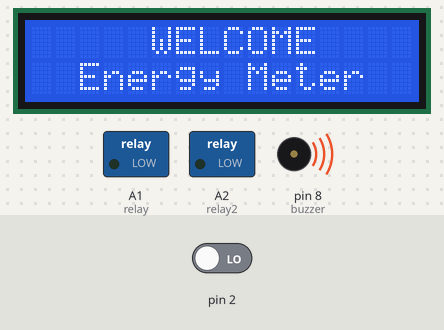
This sketch was run on a simulated Arduino Uno, built with avr-gcc and run on an emulated ATmega328P. Parts: 16×2 character LCD, switched loads named in the sketch (green lamp = pin HIGH), buzzer (waves = sounding, pin HIGH). Inputs (shaded band) come from the test bench; at power-on: pin 2 LOW. EEPROM starts erased; what the sketch prints to the serial monitor is not drawn.

Above: at 0.1 s.
At 20.8 s:
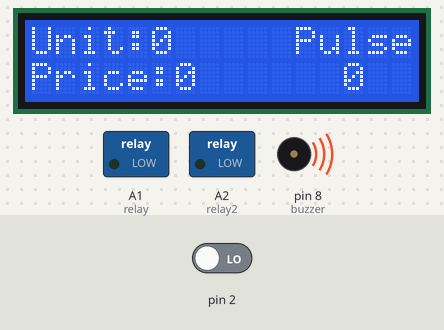
At 26.8 s:
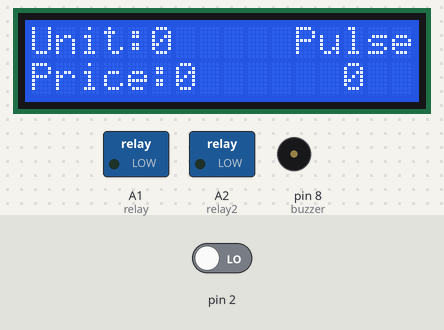
Timing chart, 0 to 28.3 s (numbered marks = the images above):
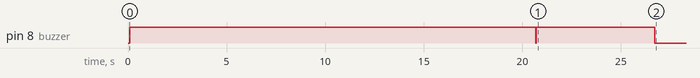

The sketch:

Smart_prepaid_energy_meter.ino
```cpp
#include <EEPROM.h>
#include <LiquidCrystal.h>

LiquidCrystal lcd(2, 3, 4, 5, 6, 7);

#define buzzer 8
#define relay  A1
#define relay2  A2
#define pulse_in A0

char inchar;
String inputBuffer = "";

int unt_a = 0, unt_b = 0, unt_c = 0, unt_d = 0;
long total_unt = 7;

int price = 0;
long price1 = 0;

int Set = 10;

int pulse = 0;

String phone_no1 = "+918506906704";
String phone_no2 = "+917053540909";

int flag1 = 0, flag2 = 0, flag3 = 0;

void setup()
{
  Serial.begin(9600);
  total_unt = 0;
  price1 = 0;

  // Reset EEPROM values to zero
  EEPROM.write(1, 0);
  EEPROM.write(2, 0);
  EEPROM.write(3, 0);
  EEPROM.write(4, 0);
  EEPROM.write(10, 0);

  pinMode(relay, OUTPUT);
  pinMode(relay2, OUTPUT);
  pinMode(buzzer, OUTPUT);
  pinMode(pulse_in, INPUT);
  attachInterrupt(0, ai0, RISING);

  lcd.begin(16, 2); // Initialize the LCD with 16 columns and 2 rows
  lcd.clear();
  lcd.setCursor(5, 0);
  lcd.print("WELCOME");
  lcd.setCursor(2, 1);
  lcd.print("Energy Meter");
  digitalWrite(buzzer, HIGH);

  Serial.println("Initializing....");
  initModule("AT", "OK", 1000);
  initModule("ATE1", "OK", 1000);
  initModule("AT+CPIN?", "READY", 2000);
  initModule("AT+CMGF=1", "OK", 2000);
  initModule("AT+CNMI=2,2,0,0,0", "OK", 2000);
  Serial.println("Initialized Successfully");
  delay(100);
  sendSMS(phone_no1, "Welcome To Energy Meter");
  sendSMS(phone_no2, "Welcome To Energy Meter");
  digitalWrite(buzzer, LOW);
  lcd.clear();

  if (EEPROM.read(50) == 0) {}
  else {
    Write();
  }

  EEPROM.write(50, 0);

  pulse = EEPROM.read(10);

  Read();
  if (total_unt > 0)
  {
    digitalWrite(relay, HIGH);
    digitalWrite(relay2, HIGH);
  }
}

void loop()
{
  if (Serial.available() > 0)
  {

    char receivedChar = Serial.read();

    if (receivedChar == '\r')
    {
      // 'Enter' key detected, process the received string
      processInput(inputBuffer);
      // Clear the input buffer for the next command
      inputBuffer = "";
    }
    else
    {
      // Accumulate characters into the input buffer
      inputBuffer += receivedChar;
    }
   delay(10);
  }

  lcd.setCursor(0, 0);
  lcd.print("Unit:");
  lcd.print(total_unt);
  lcd.print("   ");

  lcd.setCursor(0, 1);
  lcd.print("Price:");
  lcd.print(price1);
  lcd.print("   ");

  lcd.setCursor(11, 0);
  lcd.print("Pulse");

  lcd.setCursor(13, 1);
  lcd.print(pulse);
  lcd.print("   ");

  if (total_unt == 5)
  {
    if (flag1 == 0)
    {
      flag1 = 1;
      digitalWrite(buzzer, HIGH);
      sendSMS(phone_no1, "Your Balance is Low Please Recharge");
      digitalWrite(buzzer, LOW);
    }
  }

  if (total_unt == 0)
  {
    digitalWrite(relay, LOW);
    digitalWrite(relay2, LOW);
    if (flag2 == 0)
    {
      flag2 = 1;
      digitalWrite(buzzer, HIGH);
      sendSMS(phone_no1, "Your Balance is Finish Please Recharge");
      digitalWrite(buzzer, LOW);
    }
  }
}

void load_on()
{
  Write();
  Read();
  digitalWrite(relay, HIGH);
  digitalWrite(relay2, HIGH);
  flag1 = 0, flag2 = 0;
}

void sendSMS(String number, String msg)
{
  Serial.print("AT+CMGS=\"");
  Serial.print(number);
  Serial.println("\"\r\n");
  delay(500);
  Serial.println(msg);
  delay(500);
  Serial.write(byte(26));
  delay(5000);
}

void Data()
{
  Serial.print("AT+CMGS=\"");
  Serial.print(phone_no1);
  Serial.println("\"\r\n");
  delay(1000);
  Serial.print("Unit:");
  Serial.println(total_unt);
  Serial.print("Price:");
  Serial.println(price1);
  delay(500);
  Serial.write(byte(26));
  delay(5000);
}

void Read()
{
  unt_a = EEPROM.read(1);
  unt_b = EEPROM.read(2);
  unt_c = EEPROM.read(3);
  unt_d = EEPROM.read(4);
  total_unt = unt_d * 1000 + unt_c * 100 + unt_b * 10 + unt_a;
  price1 = total_unt * Set;
}

void Write()
{
  unt_d = total_unt / 1000;
  total_unt = total_unt - (unt_d * 1000);
  unt_c = total_unt / 100;
  total_unt = total_unt - (unt_c * 100);
  unt_b = total_unt / 10;
  unt_a = total_unt - (unt_b * 10);

  EEPROM.write(1, unt_a);
  EEPROM.write(2, unt_b);
  EEPROM.write(3, unt_c);
  EEPROM.write(4, unt_d);
}

void initModule(String cmd, char *res, int t)
{
  Serial.print("Sending: ");
  Serial.println(cmd);

  Serial.println(cmd);
  delay(100);

  delay(t);
}

void ai0()
{
  if (digitalRead(pulse_in) == 1)
  {
    pulse = pulse + 1;
    if (pulse > 50)
    {
      pulse = 0;
      if (total_unt > 0)
      {
        total_unt = total_unt - 1;
      }
      Write();
      Read();
    }
    EEPROM.write(10, pulse);
  }
}

void processInput(String command)
{
  // Compare the received command and take appropriate actions
  if (command == "ATrech1")
   {
    price = 100 / Set;
                  total_unt = total_unt + price;
                  sendSMS(phone_no1, "Your Recharge is Done: 100");
                  sendSMS(phone_no2, "Your Recharge is Done: 100");
                  load_on();
  }
  else if (command == "ATrech2")
  {
    price = 200 / Set;
                  total_unt = total_unt + price;
                  sendSMS(phone_no1, "Your Recharge is Done: 200");
                  sendSMS(phone_no2, "Your Recharge is Done: 200");
                  load_on();
  }
   else if (command == "ATrech3")
  {
    price = 300 / Set;
                  total_unt = total_unt + price;
                  sendSMS(phone_no1, "Your Recharge is Done: 300");
                  sendSMS(phone_no2, "Your Recharge is Done: 300");
                  load_on();
  }
   else if (command == "ATrech4")
  {
     price = 400 / Set;
                  total_unt = total_unt + price;
                  sendSMS(phone_no1, "Your Recharge is Done: 400");
                  sendSMS(phone_no2, "Your Recharge is Done: 400");
                  load_on();
  }
   else if (command == "ATrech5")
  {
    digitalWrite(relay, LOW);
                  digitalWrite(relay2, HIGH);
                  sendSMS(phone_no1, "LOAD 1 is off");
                  sendSMS(phone_no2, "LOAD 1 is off");
                  //load_on();
  }
   else if (command == "ATrech6")
  {
    digitalWrite(relay2, LOW);
                 digitalWrite(relay, HIGH);
                  sendSMS(phone_no1, "LOAD 2 is off");
                  sendSMS(phone_no2, "LOAD 2 is off");
  }
  // Add more conditions for other commands if needed
}
```

Measured:
- by itself, pin 8 (buzzer): HIGH → LOW at 20.7 s, → HIGH 0.02 s later, → LOW 6.0 s later
